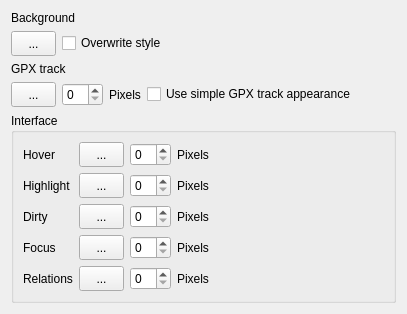
     <widget class="QWidget" name="tab_3">
      <attribute name="title">
       <string>Colors</string>
      </attribute>
      <layout class="QVBoxLayout" name="verticalLayout_9">
       <item>
        <widget class="QLabel" name="label_8">
         <property name="text">
          <string>Background</string>
         </property>
        </widget>
       </item>
       <item>
        <layout class="QHBoxLayout" name="horizontalLayout_3">
         <item>
          <widget class="QToolButton" name="btBgColor">
           <property name="minimumSize">
            <size>
             <width>45</width>
             <height>25</height>
            </size>
           </property>
           <property name="text">
            <string>...</string>
           </property>
           <property name="iconSize">
            <size>
             <width>40</width>
             <height>20</height>
            </size>
           </property>
          </widget>
         </item>
         <item>
          <widget class="QCheckBox" name="cbBackgroundOverwriteStyle">
           <property name="text">
            <string>Overwrite style</string>
           </property>
          </widget>
         </item>
         <item>
          <spacer name="horizontalSpacer_2">
           <property name="orientation">
            <enum>Qt::Horizontal</enum>
           </property>
           <property name="sizeHint" stdset="0">
            <size>
             <width>40</width>
             <height>20</height>
            </size>
           </property>
          </spacer>
         </item>
        </layout>
       </item>
       <item>
        <widget class="QLabel" name="label_26">
         <property name="text">
          <string>GPX track</string>
         </property>
        </widget>
       </item>
       <item>
        <layout class="QHBoxLayout" name="horizontalLayout_11">
         <item>
          <widget class="QToolButton" name="btGpxTrackColor">
           <property name="minimumSize">
            <size>
             <width>45</width>
             <height>25</height>
            </size>
           </property>
           <property name="text">
            <string>...</string>
           </property>
           <property name="iconSize">
            <size>
             <width>40</width>
             <height>20</height>
            </size>
           </property>
          </widget>
         </item>
         <item>
          <widget class="QSpinBox" name="GpxTrackWidth"/>
         </item>
         <item>
          <widget class="QLabel" name="label_27">
           <property name="text">
            <string>Pixels</string>
           </property>
          </widget>
         </item>
         <item>
          <widget class="QCheckBox" name="cbSimpleGpxTrack">
           <property name="text">
            <string>Use simple GPX track appearance</string>
           </property>
          </widget>
         </item>
         <item>
          <spacer name="horizontalSpacer_6">
           <property name="orientation">
            <enum>Qt::Horizontal</enum>
           </property>
           <property name="sizeHint" stdset="0">
            <size>
             <width>40</width>
             <height>20</height>
            </size>
           </property>
          </spacer>
         </item>
        </layout>
       </item>
       <item>
        <widget class="QGroupBox" name="groupBox_2">
         <property name="minimumSize">
          <size>
           <width>0</width>
           <height>0</height>
          </size>
         </property>
         <property name="title">
          <string>Interface</string>
         </property>
         <layout class="QGridLayout" name="formLayout">
          <item row="3" column="1">
           <layout class="QHBoxLayout" name="horizontalLayout_5">
            <item>
             <widget class="QToolButton" name="btFocusColor">
              <property name="minimumSize">
               <size>
                <width>45</width>
                <height>25</height>
               </size>
              </property>
              <property name="text">
               <string>...</string>
              </property>
              <property name="iconSize">
               <size>
                <width>40</width>
                <height>20</height>
               </size>
              </property>
             </widget>
            </item>
            <item>
             <widget class="QSpinBox" name="FocusWidth"/>
            </item>
            <item>
             <widget class="QLabel" name="label_22">
              <property name="text">
               <string>Pixels</string>
              </property>
             </widget>
            </item>
            <item>
             <spacer name="horizontalSpacer_4">
              <property name="orientation">
               <enum>Qt::Horizontal</enum>
              </property>
              <property name="sizeHint" stdset="0">
               <size>
                <width>40</width>
                <height>20</height>
               </size>
              </property>
             </spacer>
            </item>
           </layout>
          </item>
          <item row="4" column="1">
           <layout class="QHBoxLayout" name="horizontalLayout_6">
            <item>
             <widget class="QToolButton" name="btRelationsColor">
              <property name="minimumSize">
               <size>
                <width>45</width>
                <height>25</height>
               </size>
              </property>
              <property name="text">
               <string>...</string>
              </property>
              <property name="iconSize">
               <size>
                <width>40</width>
                <height>20</height>
               </size>
              </property>
             </widget>
            </item>
            <item>
             <widget class="QSpinBox" name="RelationsWidth"/>
            </item>
            <item>
             <widget class="QLabel" name="label_23">
              <property name="text">
               <string>Pixels</string>
              </property>
             </widget>
            </item>
            <item>
             <spacer name="horizontalSpacer_5">
              <property name="orientation">
               <enum>Qt::Horizontal</enum>
              </property>
              <property name="sizeHint" stdset="0">
               <size>
                <width>40</width>
                <height>20</height>
               </size>
              </property>
             </spacer>
            </item>
           </layout>
          </item>
          <item row="0" column="1">
           <layout class="QHBoxLayout" name="horizontalLayout_4">
            <item>
             <widget class="QToolButton" name="btHoverColor">
              <property name="minimumSize">
               <size>
                <width>45</width>
                <height>25</height>
               </size>
              </property>
              <property name="text">
               <string>...</string>
              </property>
              <property name="iconSize">
               <size>
                <width>40</width>
                <height>20</height>
               </size>
              </property>
             </widget>
            </item>
            <item>
             <widget class="QSpinBox" name="HoverWidth"/>
            </item>
            <item>
             <widget class="QLabel" name="label_18">
              <property name="text">
               <string>Pixels</string>
              </property>
             </widget>
            </item>
            <item>
             <spacer name="horizontalSpacer_3">
              <property name="orientation">
               <enum>Qt::Horizontal</enum>
              </property>
              <property name="sizeHint" stdset="0">
               <size>
                <width>40</width>
                <height>20</height>
               </size>
              </property>
             </spacer>
            </item>
           </layout>
          </item>
          <item row="0" column="0">
           <widget class="QLabel" name="label_19">
            <property name="text">
             <string>Hover</string>
            </property>
           </widget>
          </item>
          <item row="1" column="1">
           <layout class="QHBoxLayout" name="horizontalLayout_14">
            <item>
             <widget class="QToolButton" name="btHighlightColor">
              <property name="minimumSize">
               <size>
                <width>45</width>
                <height>25</height>
               </size>
              </property>
              <property name="text">
               <string>...</string>
              </property>
              <property name="iconSize">
               <size>
                <width>40</width>
                <height>20</height>
               </size>
              </property>
             </widget>
            </item>
            <item>
             <widget class="QSpinBox" name="HighlightWidth"/>
            </item>
            <item>
             <widget class="QLabel" name="label_118">
              <property name="text">
               <string>Pixels</string>
              </property>
             </widget>
            </item>
            <item>
             <spacer name="horizontalSpacer_113">
              <property name="orientation">
               <enum>Qt::Horizontal</enum>
              </property>
              <property name="sizeHint" stdset="0">
               <size>
                <width>40</width>
                <height>20</height>
               </size>
              </property>
             </spacer>
            </item>
           </layout>
          </item>
          <item row="4" column="0">
           <widget class="QLabel" name="label_21">
            <property name="text">
             <string>Relations</string>
            </property>
           </widget>
          </item>
          <item row="3" column="0">
           <widget class="QLabel" name="label_20">
            <property name="text">
             <string>Focus</string>
            </property>
           </widget>
          </item>
          <item row="1" column="0">
           <widget class="QLabel" name="label_119">
            <property name="text">
             <string>Highlight</string>
            </property>
           </widget>
          </item>
          <item row="2" column="1">
           <layout class="QHBoxLayout" name="horizontalLayout_13">
            <item>
             <widget class="QToolButton" name="btDirtyColor">
              <property name="minimumSize">
               <size>
                <width>45</width>
                <height>25</height>
               </size>
              </property>
              <property name="text">
               <string>...</string>
              </property>
              <property name="iconSize">
               <size>
                <width>40</width>
                <height>20</height>
               </size>
              </property>
             </widget>
            </item>
            <item>
             <widget class="QSpinBox" name="DirtyWidth"/>
            </item>
            <item>
             <widget class="QLabel" name="label_28">
              <property name="text">
               <string>Pixels</string>
              </property>
             </widget>
            </item>
            <item>
             <spacer name="horizontalSpacer_8">
              <property name="orientation">
               <enum>Qt::Horizontal</enum>
              </property>
              <property name="sizeHint" stdset="0">
               <size>
                <width>40</width>
                <height>20</height>
               </size>
              </property>
             </spacer>
            </item>
           </layout>
          </item>
          <item row="2" column="0">
           <widget class="QLabel" name="label_11">
            <property name="text">
             <string>Dirty</string>
            </property>
           </widget>
          </item>
         </layout>
        </widget>
       </item>
      </layout>
     </widget>
